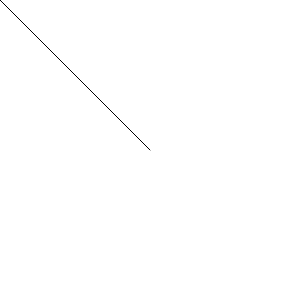
Frame 1 (no input)
Frame 60 (no input): identical to frame 1, image omitted
Frame 120 (the mouse pressed at the canvas centre since frame 60): blank canvas, image omitted

The p5.js sketch that drew this single still picture (run headless with seeded random() and noise() and a simulated clock; from frame 60 on, the mouse is pressed at the canvas centre):

// p5.js sketch
// ── sketch.js
 

function setup() {
  createCanvas(300, 300);

}

function draw() {
	background(255);
	var mouse = createVector(mouseX,mouseY);
	var center = createVector(width/2, height/2);

	mouse.sub(center);
	translate(width/2, height/2);
	line(0,0,mouse.x, mouse.y);


}
